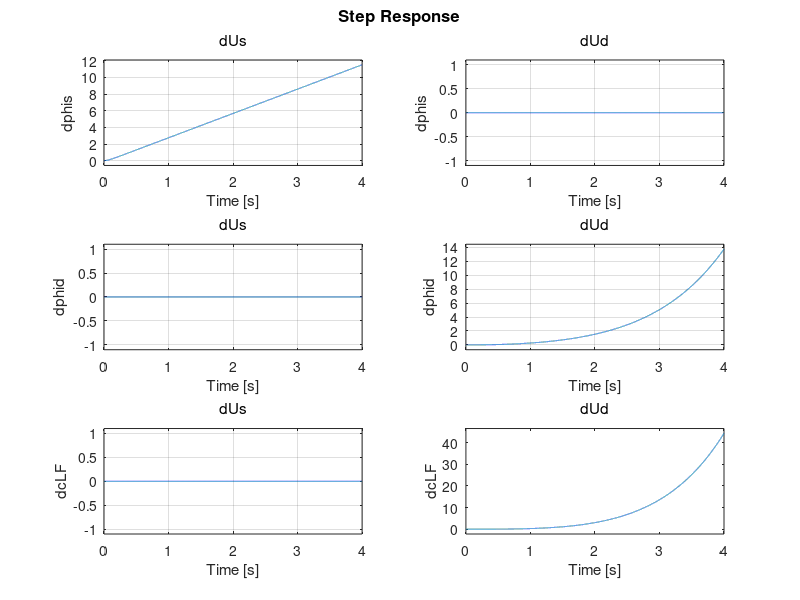
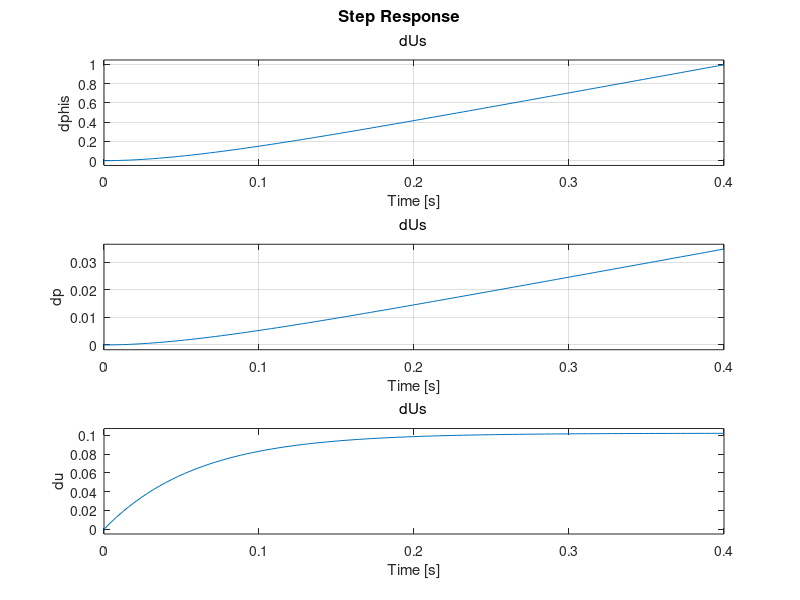
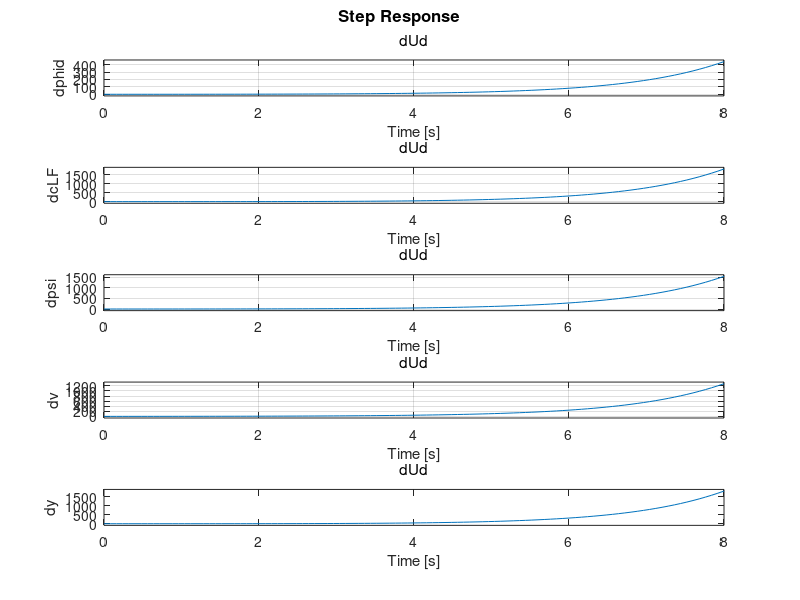

Write the MATLAB code that produced these figures, in order. (Note: this script raises an error after producing the figures.)
% Deuxième Version du Script Bolide

%% Système boucle ouverte et linéarisation

clear, clc
format short g

%% Paramètres du Système
% Masses
mw=0.1;
mb=1;
Ms=1.2;

% Distances
rho=0.07;
l=0.02;
d=0.015; % distance A-C

% Electriques
L=2.3e-3;
R=2.2;
% r;

% Couples
k=0.342;
% alpha=34.6;
% beta=2.06e5;

% Moments inertie A TROUVER
Iwy=2.45e-4;
Ipsi=1.53e-2;

% Constantes utilitaires
beta = (Ms + 2*Iwy/rho^2);
gamma = Ipsi + mb*d^2; 
alpha = 2/rho;
eta = l/rho;

%% Trajectoire d'équilibre
% Mouvement Rectiligne Uniforme selon axe x du laboratoire.
% On néglige les perturbations sur les entrées et les mesures.

% Références
ur = 1; %m/s
psir = 0;

% On fait le changement right,left (r,l) -> sum,dif (s,d)
% Somme des tensions gauche et droite
% Le "s" signifie "sum", on trouvera aussi "d"
% pour "difference"
Usbar = min([2*k/rho*ur; 12]); % should not be >12V

pbar = 0; % normally, should equals ubar*t, 
% but is not in state function, so any value fits.
ubar = ur;
psibar = psir;
vbar = 0;
Isbar = 0;
Idbar = 0;
ybar = 0;

statebar = [pbar; ubar; psibar; vbar; Isbar; Idbar; ybar];

%% Système de simulation en Simulink

%% Linéarisation (système complet)
% Entrées et sorties en sum,diff
% Etat=[p; u; psi; v; Isbar; Idbar; y], Entrée=[Us; Ud], 
% Sortie mesurée=[phis; phid; cLF]

% Fonction d'état
A = [0 1 0 0 0 0 0;
    0 0 0 0 1/beta*k/rho 0 0;
    0 0 0 1 0 0 0;
    0 0 0 1/gamma*mb*d*ubar 0 1/gamma*l*k/2/rho 0;
    0 -2*k/L/rho 0 0 -R/L 0 0;
    0 0 0 -k*l/L/rho 0 -R/L 0;
    0 0 ubar 0 0 0 0;];

% Entrée de commande
B = [0 0;
    0 0;
    0 0;
    0 0;
    1/L 0;
    0 1/L;
    0 0;];

% Entrée de perturbation

% Sortie mesurées
% phis (sum), phid (dif), cLF (capteur Line Follower)
C = [alpha 0 0 0 0 0 0;
    0 0 eta 0 0 0 0;
    0 0 0 0 0 0 1;];

% Influence des commandes
D = zeros(3,2);

% Influence des perturbations -> Dans Simulink
% Dd = zeros(3,2);

sys = ss(A,B,C,D);
set(sys,'InputName',{'dUs','dUd'},'OutputName',{'dphis','dphid','dcLF'});

figure(1), step(sys), grid
% phis augmente exponentiellement

sort(eig(A)) % 2 vp très rapides => simplification par perturbations singulières
fastEig = -R/L % ce sont les vp des courants

%% Optionnel: vérification du linéarisé avec SCD linearizer

%% Sous-système Lent Somme
% On a négligé Is par perturbation
% Etat=[p; u], Entrée=[Us], Sortie mesurée=[phis]

Qs = k/beta/rho/R;

ASum = [0 1;
    0 Qs*(-2*k/rho)];

BSum = [0;
    Qs];

CSum = [alpha 0];

DSum = [0];

sysSum = augstate(ss(ASum,BSum,CSum,DSum)); % Ajout de l'état à la sortie
set(sysSum,'InputName',{'dUs'},'OutputName',{'dphis','dp','du'});

figure(2), step(sysSum), grid
% Vitesse constante, p est une droite

%% Sous-système Lent Différence
% On a négligé Id par perturbation
% Etat=[psi; v; y], Entrée=[Ud], Sortie mesurée=[phid; cLF]

b1 = 1/gamma*mb*d*ubar;
b2 = 1/gamma*l*k/2/rho/R;

ADif = [0 1 0;
    0 (b1 + b2*(-k*l/rho)) 0;
    ubar 0 0];

BDif = [0;
    b2;
    0];

CDif = [eta 0 0;
    0 0 1];

DDif = [0;
    0];

sysDif = augstate(ss(ADif,BDif,CDif,DDif)); % Ajout de l'état à la sortie
set(sysDif,'InputName',{'dUd'},'OutputName',{'dphid','dcLF','dpsi','dv', ...
    'dy'});

figure(3), step(sysDif), grid
% Divergence au bout de t=65s

%% Les vp des sous-systèmes sont les vp du système lent complet
eigSys=sort(eig(A)) 
fastEig
eigSysSumOl = sort(eig(ASum))
eigSysDifOl = sort(eig(ADif))

%% Modèle de commande somme
sumEig = sort(eig(ASum));

% réglage PD idéal
w0 = 1*abs(sumEig(1)); % accélération facteur 2000
xi = 1/sqrt(2);
% Gains
h1 = w0^2/Qs/alpha;
h2 = 1/alpha*(-2*xi*w0/Qs + 2*k/rho);
h3 = h1;
sumEigDesired = roots([1 2*xi*w0 w0^2]);

% PD idéal
PDsum = [tf([-h2 h3],1) tf([h2 -h1], 1)];
set(PDsum,'InputName',{'dphisr','dphis'},'OutputName',{'dUs'})

%figure(4), bode(PDsum), grid


% PD approximé
Tds = h2/h1;
ns = 50; % à régler, augmente la sensibilité au bruit.

Ms = -ns;
Ns = [ns -ns];
Ps = h1*Tds*ns;
Qs = [h1*(1-Tds*ns) -h1*(1-Tds*ns)];

PDsumApprox = ss(Ms,Ns,Ps,Qs);
set(PDsumApprox,'InputName',{'dphisr','dphis'},'OutputName',{'dUs'})

% comparaison PD idéal/PD approximé
figure(41), bode(PDsum,PDsumApprox), grid, legend('ideal','approx')
% Espérons que notre approximation soit assez précise dans le domaine de
% fréquence de fonctionnement

% Vérification BF avec PDs idéal et approximés
% sys bouclé par PDsum a les valeurs propres désirées
sysSumBF = lft(PDsum,sysSum,1,1); % on boucle phis sur Us
eigSysSumBF = eig(sysSumBF) % ce qu'on a
sysSumBFApprox = lft(PDsumApprox,sysSum,1,1);
eigSysSumBFApprox = eig(sysSumBFApprox)
sumEigDesired % ce qu'on voulait
fastEig
% Les 2 sont << vp de Is donc hypothèse des perturbations singulières
% respectée


% Réponses des système Sum (Idéal et Approx) en Boucle Fermée
% Temporelle 
figure(5), step(sysSumBF), grid, title('RépTemp de sysSumBF')
figure(51), step(sysSumBF,sysSumBFApprox), grid, title('RépTemp de sysSumBF et sysSumBFApprox'), legend('ideal','approx')
figure(52), step(sysSumBFApprox), grid, title('RépTemp de sysSumBFApprox')
% Fréquentielle
figure(6), bode(sysSumBF), grid, title('RépFréq de sysSumBF')
% On regarde le transfert p/phisr
% Marge de phase=+inf° (Gain dans [-110,-60] donc jamais nul), 
% Marge de gain=+infdB (Phase dans [0.,90] donc jamais =-180° mod 360)
% Marges trop grandes -> robuste mais performances médiocres
figure(61), bode(sysSumBF,sysSumBFApprox), grid, title('RépFréq de sysSumBF et sysSumBFApprox'), legend('ideal','approx')


%% Modèle de commande diff

% réglage Contrôleur Idéal, PD sur phid, P sur cLF
sigma = 10; % à régler, réponse très lente.
% Gains
k1 = 1/b2/eta*sigma^2*sqrt(6);
k2 = 1/b2/eta*(-sigma*sqrt(6) - b1 + b2*k*l/rho);
k3 = k1;
k4 = sigma^3/ubar/b2;
k5 = k4;
difEigDesired = roots([1 sigma*sqrt(6) sigma^2*sqrt(6) sigma^3]);

% PD+D idéal
PDdif = [tf([-k2 k3],1) tf([k5],1) tf([k2 -k1],1) tf([-k4],1)];
set(PDdif,'InputName',{'dphidr','dcLFr','dphid','dcLF'},'OutputName', ...
    {'dUd'})

%figure(7), bode(PDdif), grid


% PD+P approximé
Tdd = k2/k1;
nd = 50;

Md = -nd;
Nd = [nd 0 -nd 0];
Pd = k1*Tdd*nd;
Qd = [k1*(1-Tdd*nd) k5 -k1*(1-Tdd*nd) -k5];

PDdifApprox = ss(Md,Nd,Pd,Qd);
set(PDdifApprox,'InputName',{'dphidr','dcLFr','dphid','dcLF'},'OutputName',{'dUd'})

% comparaison PD idéal/PD approximé
figure(71), bode(PDsum,PDdifApprox), grid, legend('ideal','approx')

% Vérification BF avec PD idéal
% sys bouclé par PDdif a les valeurs propres désirées
sysDifBF = lft(PDdif,sysDif,2,1); % on boucle phis sur Us
eigSysDifBF = eig(sysDifBF) % ce qu'on a
sysDifBFApprox = lft(PDdifApprox,sysDif,2,1);
eigSysDifBFApprox = eig(sysDifBFApprox)
difEigDesired % ce qu'on voulait
fastEig
% Les vp sont << vp de Id donc hypothèse des perturbations singulières
% respectée

% Réponses des systèmes Dif (Idéal et Approx) en Boucle Fermée
% Temporelle 
figure(8), step(sysDifBF), grid, title('RépTemp de sysDifBF')
figure(81), step(sysDifBF,sysDifBFApprox), grid, title('RépTemp de sysDifBF et sysDifBFApprox'), legend('ideal','approx')
% Fréquentielle
figure(9), bode(sysDifBF), grid, title('RépFréq de sysDifBF')
% On regarde le transfert y/cLF
% Marge de phase = entre 180° et 90°, grand -> robuste mais peu précis
% Marge de gain = 13dB confortable
figure(91), bode(sysDifBF,sysDifBFApprox), grid, title('RépFréq de sysDifBF et sysDifBFApprox'), legend('ideal','approx')




